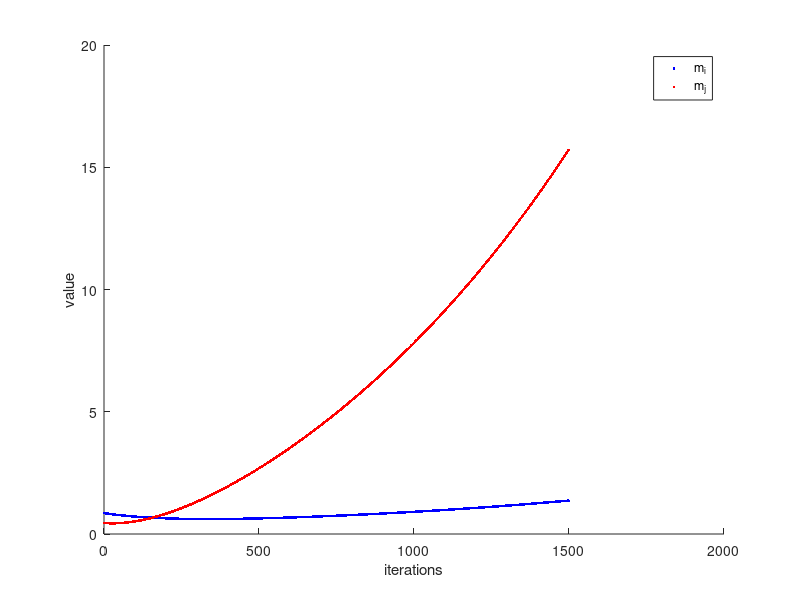

Source code (MATLAB):
%% Fusion network for testing simple integration and differentiation in time
% cleanup
close all;
clear all;
clc;

%% INITIALIZATION
%% Simulation parameters
% prepare sensor data to fed to the net
run_steps          = 1500;
% iterations to present a data point to the net
show_step          = 1;
% runtime parameters
run_iters          = run_steps - 1;
run_iters_extended = run_iters;
% number of maps
maps               = 2;

% id of the current update rule
rand_update_rule  = 1;
% possible update rules - depends on net topology
update_rules      = 2;
% individual id for each rule
rules_ids         = 1:update_rules;
% convergence steps counter
convergence_steps = 1;
% simulation points (sensor data is presented for half simulation)
sim_points        = run_iters_extended;
%% Network elements setup

% network iterator
net_iter = 1;

% init maps and indices
m1 = rand; m2 = rand;
% maps ids
m1_id = 1; m2_id = 2;

% temporal elements
m1_ant = m1; m1_ant_ant = m1_ant; m2_ant = m2;
int_m1      = 0.0;
deriv_m1    = 0.0;
deriv2_m1   = 0.0;
deriv_m2    = 0.0;
dtk         = 0.01;

% number of connections of the maps (sensor + relations to other maps)
m1_links = 1:1; m2_links = 1:1;

% init maps errors for learning rate adaptation
em1 = zeros(1, length(m1_links)); em2 = zeros(1, length(m2_links));


% learning rates setup
maps_nr = maps;
sensors_nr = maps_nr;
error_nr = update_rules;
lrates_nr = update_rules;
net_data = zeros(sim_points, maps_nr+error_nr+lrates_nr);

% init learning rates and bounds
ETA = 0.002;
ETAH = 10*ETA;

etam1 = ETA*ones(sim_points, length(m1_links));
etam2 = ETA*ones(sim_points, length(m2_links));


%% NETWORK DYNAMICS
%
% encoded relationships
%
%   m2 = int(m1) |--> m1 = dm2/dt

while(1)
    % decouple the sensors to check net relaxation
    if (convergence_steps == run_iters+1)
        sensor_connected = zeros(1, maps);
    end;
    % run the net to prove convergence after sensor decoupling
    if (convergence_steps ==  run_iters_extended + 1)
        break;
    end;
    
    % shuffle maps ids for update
    idx = update_rules;
    while idx>1
        jdx = randi(update_rules, 1);
        tmp = rules_ids(jdx);
        rules_ids(jdx) = rules_ids(idx);
        rules_ids(idx) = tmp;
        idx = idx - 1;
    end
    
    %% go through current convergence step update sequence
    
    for i = 1:update_rules
        % pick a rule to update
        rand_update_rule = rules_ids(i);
        % update the corresponding node using simple error
        switch rand_update_rule
            % Circular permutations of the error signal
            %% m1 update
            case 1
                m1 = (1-etam1(convergence_steps, m1_links(1)))*m1 + etam1(convergence_steps, m1_links(1)) * ...
                    deriv_m2;
                %% m2 update
            case 2
                m2 = (1-etam2(convergence_steps, m2_links(1)))*m2 + etam2(convergence_steps, m2_links(1)) * ...
                    int_m1;
                
        end
        
        % compute the temporal representations
        deriv2_m1   = (m1 - 2*m1_ant + m1_ant_ant)/(dtk^2);
        int_m1      = int_m1 + (m1_ant + m1)*dtk*0.5;
        deriv_m2    = (m2 - m2_ant)/dtk;
        
        
    end
    % --------errors--------
    % error computation for learning rate adaptation
    % m1
    em1(1) = m1 - deriv_m2;
    % m2
    em2(1) = m2 - int_m1;
    
    
    %% WRITE DATA TO STRUCT
    % maps
    net_data(convergence_steps, 1) = m1;
    net_data(convergence_steps, 2) = m2;
    
    % error
    net_data(convergence_steps, 3) = em1(1);
    net_data(convergence_steps, 4) = em2(1);
    
    % sample idx
    net_data(convergence_steps, 5) = convergence_steps;
    
    % add the learning rates in the struct
    net_data(convergence_steps, 6) = etam1(convergence_steps, m1_links(1));
    net_data(convergence_steps, 7) = etam2(convergence_steps, m2_links(1));
    
    
    %% update history and loop indices
    m1_ant_ant = m1_ant; m1_ant = m1; m2_ant = m2;
    net_iter = net_iter + 1;
    convergence_steps = convergence_steps + 1;
end

% fill in the net simulation data into the visualization struct
fusion_analyzer_data = net_data;

%% VISUALIZATION
figure(1);
% ---------------- R1 ----------------------

plot(net_data(:, 1), '.b');hold on;
plot(net_data(:, 2), '.r');
legend('m_i', 'm_j');
xlabel('iterations'); ylabel('value');
% -------------------------------------------
% set figure props
set(gcf,'color','w');
box off;
% -------------- Erros signals --------------
% figure(2);
% %-------------------M1-------------------
% he(1) = subplot(2,1,1);
% plot(net_data(:,3),'.b');
% title('m_i error');
% grid on;
% %-------------------M2-------------------
% he(2) = subplot(2,1,2);
% plot(net_data(:,4), '.r');
% title('m_j error');grid on;
% % set figure props
% set(gcf,'color','w');

